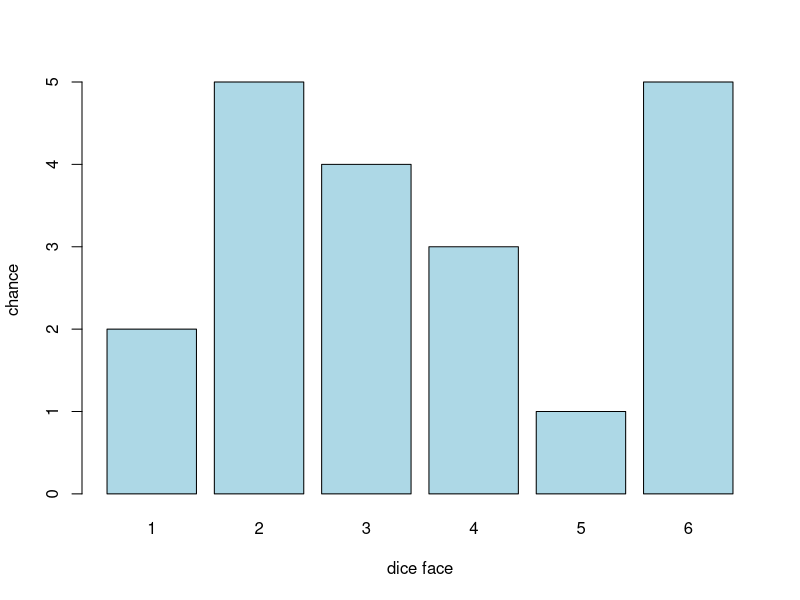
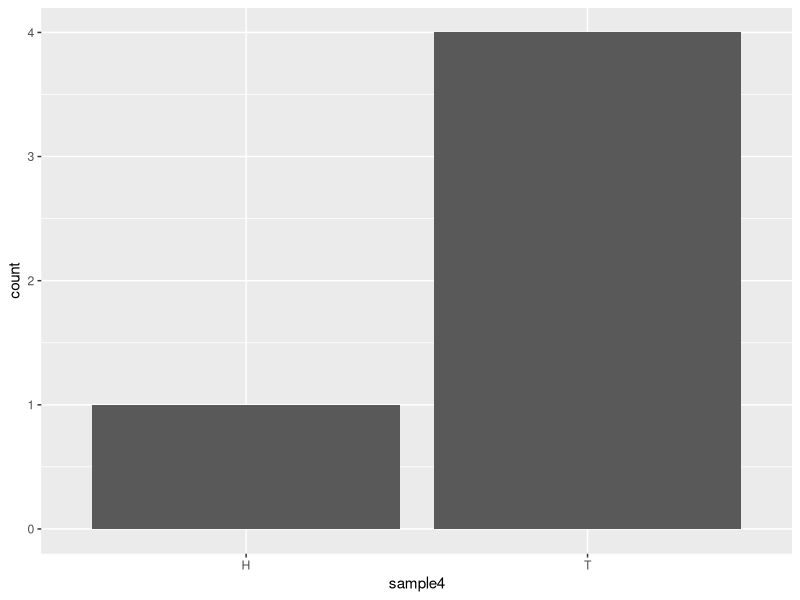

Here is the R script that generated these plots, in order:
## ---- chunk 1
set.seed(1)  # This ensures the same simulation, "1" can be whatever you choose

# Simulate 1 fair coin toss
sample(c("H", "T"), 1, replace = T)

# Simulate 1 biased coin toss
sample(c("H", "T"), 1, replace = T,prob = c(0.9, 0.1))

# Simulate 10 fair coin tosses, and summarise chances in a table.

## Option1
sample1 = sample(c("H", "T"), 10,replace=T)
table(sample1)/10

## Option 2
sample2 = replicate(10, sample(c("H", "T"),1,replace=T))
table(sample2)/10

## Option 3
sample3 = rbinom(n = 10, 1, 0.5)
table(sample3)/10
## ---- chunk 2
# The chance of getting 4 events is:
dbinom(4,10,0.3)  # dbinom(x,n,p)

# The chance of getting less than or equal to 5 events is:
pbinom(5,10,0.3)    # pbinom(x,n,p)
## ---- chunk 3
# Simulate the 20 throws of the fair dice
set.seed(100)
sample3 = sample(c(1:6), 20, replace = T)
table(sample3)
barplot(table(sample3), xlab="dice face", ylab="chance", col= "lightblue")
## ---- chunk 4
# Simulate the 5 throws of the biased dice
## ---- chunk 5
library(ggplot2)
set.seed(99)
sample4 = sample(c("H", "T"), 5, replace = T,prob = c(0.2, 0.8))
ggplot(as.data.frame(sample4), aes(x = sample4))+
  geom_bar()
